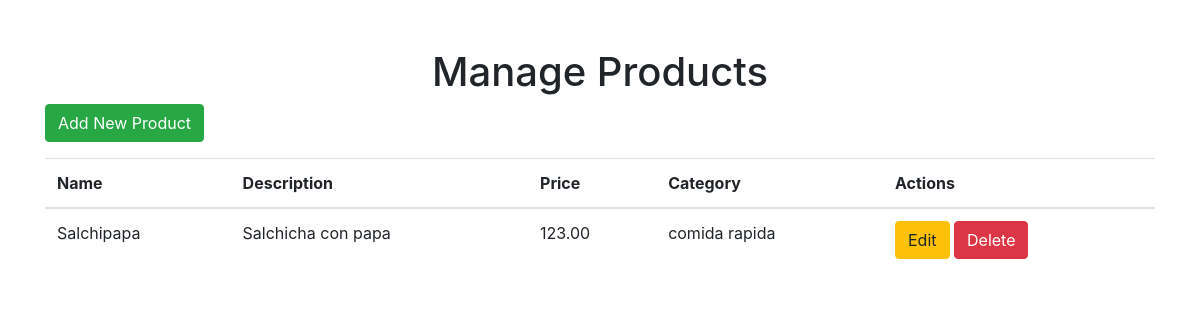
Page /dashboard/products/ (signed in) on the earlier database version.
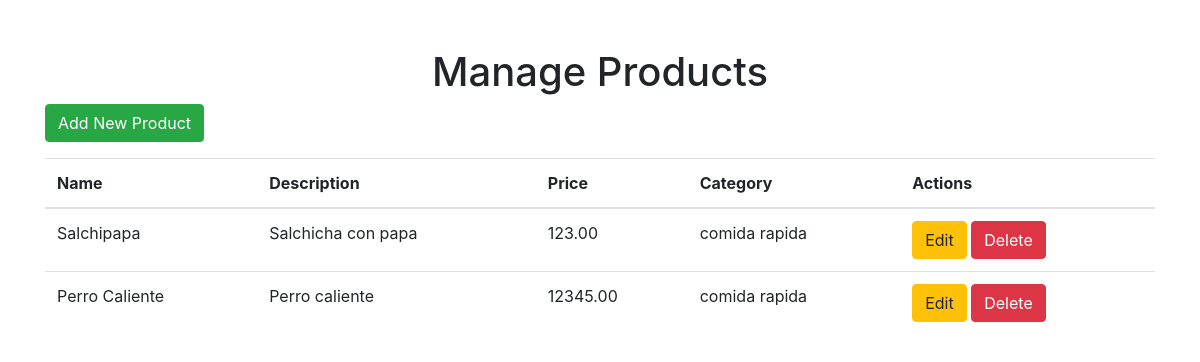
Same page on the later database version.
### core/models.py (models this page shows, shortened)
class Product(models.Model):
    code = models.CharField(max_length=100, unique=True)
    name = models.CharField(max_length=200)
    description = models.TextField()
    price = models.DecimalField(max_digits=10, decimal_places=2)
    category = models.ForeignKey(Category, on_delete=models.CASCADE)

class Category(models.Model):
    name = models.CharField(max_length=100)

### core/views.py (the view)
# urls.py: path('dashboard/products/', views.admin_products, name='admin_products'),
@staff_member_required
def admin_products(request):
    products = Product.objects.all()
    return render(request, 'core/admin_products.html', {'products': products})

### core/templates/core/admin_products.html (shortened to what this page needs)
{% extends 'core/base.html' %}
{% block content %}
<h1 class="text-center">Manage Products</h1>
<a href="{% url 'admin_product_create' %}" class="btn btn-success mb-3">Add New Product</a>
<table class="table">
    <thead>
        <tr>
            <th>Name</th>
            <th>Description</th>
            <th>Price</th>
            <th>Category</th>
            <th>Actions</th>
        </tr>
    </thead>
    <tbody>
        {% for product in products %}
        <tr>
            <td>{{ product.name }}</td>
            <td>{{ product.description }}</td>
            <td>{{ product.price }}</td>
            <td>{{ product.category.name }}</td>
            <td>
                <a href="{% url 'admin_product_update' product.pk %}" class="btn btn-warning">Edit</a>
                <a href="{% url 'admin_product_delete' product.pk %}" class="btn btn-danger">Delete</a>
            </td>
        </tr>
        {% endfor %}
    </tbody>
</table>
{% endblock %}

Differences in the rows shown:
added Product: name "Perro Caliente", description "Perro caliente", price "12345.00", category.name "comida rapida"
